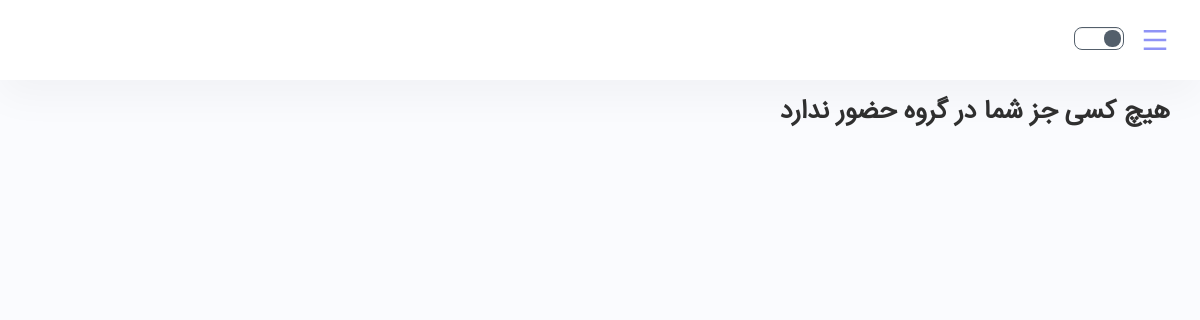
Page /add-expense/YWCD0FXUHW/2/ on the earlier database version.
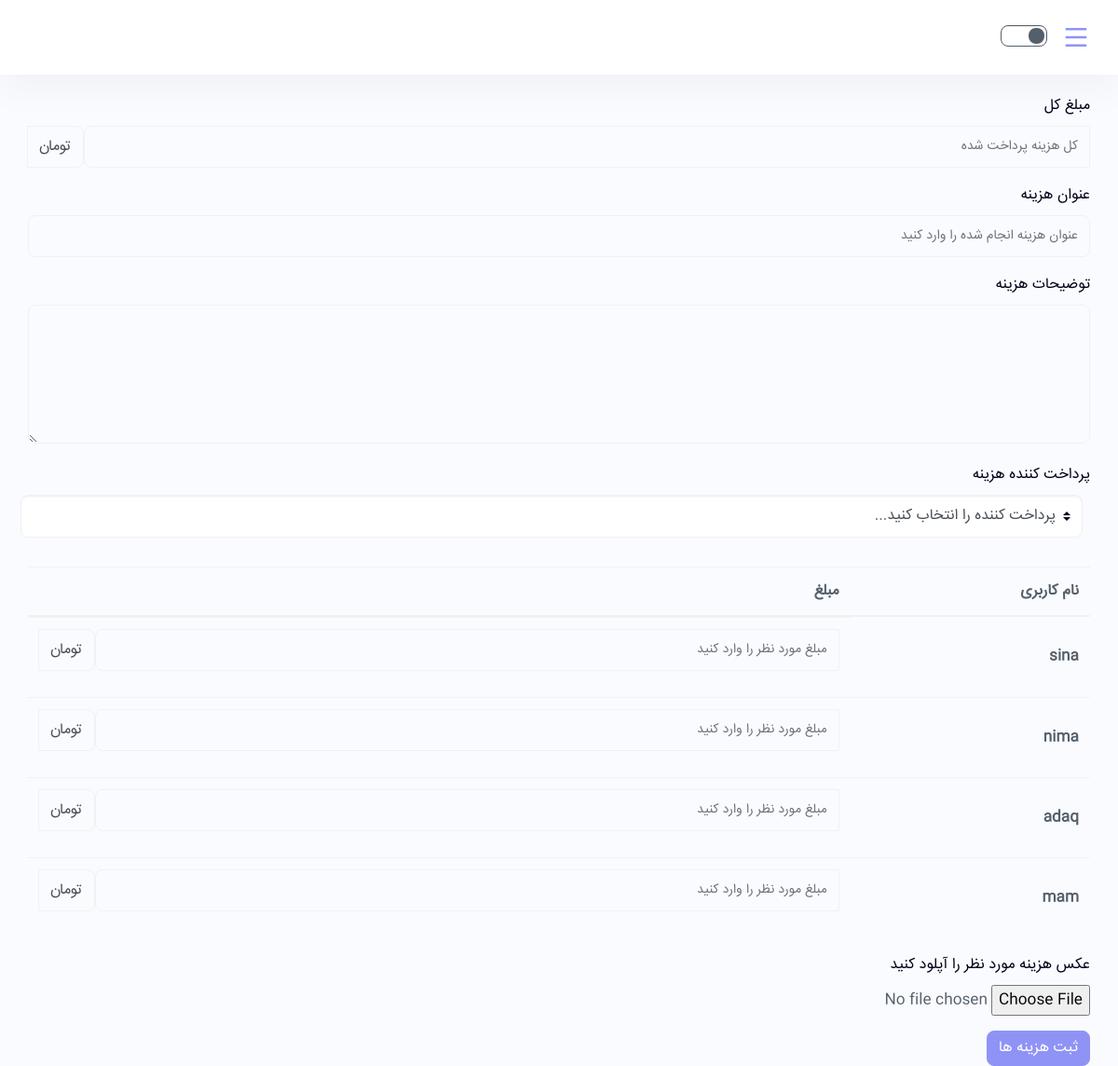
Same page on the later database version.
### DongLand/models.py (models this page shows)
class User(AbstractUser):
    phone_number = models.CharField(max_length=100)
    address = models.CharField(max_length=200)

### DongLand/views.py (the view)
# urls.py: path('add-expense/<token>/<type_of_calculate>/', views.add_expense, name='add_expense'),
def add_expense(request, token, type_of_calculate):
    if request.method == "GET":
        bunch_of_user = list(Bunch.objects.filter(token_str=token))
        users = list(bunch_of_user[0].users.all())
        return render(request, "add_expense.html", {"users": users, "type_of_calculate": type_of_calculate})
    elif request.method == "POST":
        print(request.POST)

### templates/add_expense.html (shortened to what this page needs)
{% extends "user_base.html" %}
{% load static %}
{% block content %}
    {% if users|length > 1 %}
        <form method="post">
            <div class="form-group">
                <label for="totalAmount">مبلغ کل</label>
                <div class="input-group mb-3">
                    <input type="text" class="form-control" placeholder="کل هزینه پرداخت شده"
                           aria-label="Recipient's username" aria-describedby="basic-addon2">
                    <div class="input-group-append">
                        <span class="input-group-text" id="basic-addon2">تومان</span>
                    </div>
                </div>
            </div>
            <div class="form-group">
                <label for="subjectInput">عنوان هزینه</label>
                <input type="text" class="form-control" id="subjectInput" aria-describedby="emailHelp"
                       placeholder="عنوان هزینه انجام شده را وارد کنید">
            </div>
            <div class="form-group">
                <label for="descriptionInput">توضیحات هزینه</label>
                <textarea class="form-control" id="descriptionInput" rows="3"></textarea>
            </div>
            <label class="my-1 mr-2" for="selectPayer">پرداخت کننده هزینه</label>
            <select class="custom-select my-1 mr-sm-2" id="selectPayer">
                <option selected>پرداخت کننده را انتخاب کنید...</option>
            </select>
            <br>
            <br>
            {% if type_of_calculate != "1" %}
                <table class="table table-striped">
                    <thead>
                    <tr>
                        <th scope="col">نام کاربری</th>
                        <th scope="col">{% if type_of_calculate == "2" %}
                            مبلغ
                        {% else %}
                            درصد
                        {% endif %}</th>
                    </tr>
                    </thead>
                    <tbody>
                    {% for user in users %}
                        <tr>
                            <th scope="row">{{ user.username }}</th>
                            <td class="input-group mb-3">
                                <input type="text" class="form-control"
                                       placeholder="{% if type_of_calculate == "2" %}مبلغ مورد نظر را وارد کنید{% else %}درصد مورد نظر را وارد کنید{% endif %}"
                                       aria-label="Recipient's username" aria-describedby="basic-addon2">
                                <div class="input-group-append">
                                        <span class="input-group-text"
                                              id="basic-addon2">{% if type_of_calculate == "2" %}
                                            تومان
                                        {% else %}
                                            %
                                        {% endif %}</span>
                                </div>
                            </td>
                        </tr>
                    {% endfor %}
                    </tbody>
                </table>
            {% endif %}
            <div class="form-group">
                <label for="exampleFormControlFile1">عکس هزینه مورد نظر را آپلود کنید</label>
                <input type="file" class="form-control-file" id="exampleFormControlFile1">
            </div>
            <button type="submit" class="btn btn-primary">ثبت هزینه ها</button>
        </form>
    {% else %}
        <h4>هیچ کسی جز شما در گروه حضور ندارد</h4>
    {% endif %}
{% endblock %}

Differences in the rows shown:
now on this page (row edited): User: username "sina"
now on this page (row unchanged): User: username "nima"
now on this page (row unchanged): User: username "adaq"
now on this page (row edited): User: username "mam"
Other differences:
form field value: (not shown) → "پرداخت کننده را انتخاب کنید..."
text no longer shown: "هیچ کسی جز شما در گروه حضور ندارد"
text now shown: "مبلغ کل تومان عنوان هزینه توضیحات هزینه پرداخت کننده هزینه نام کاربری مبلغ عکس هزینه مورد نظر را آپلود کنید ثبت هزینه ها"
